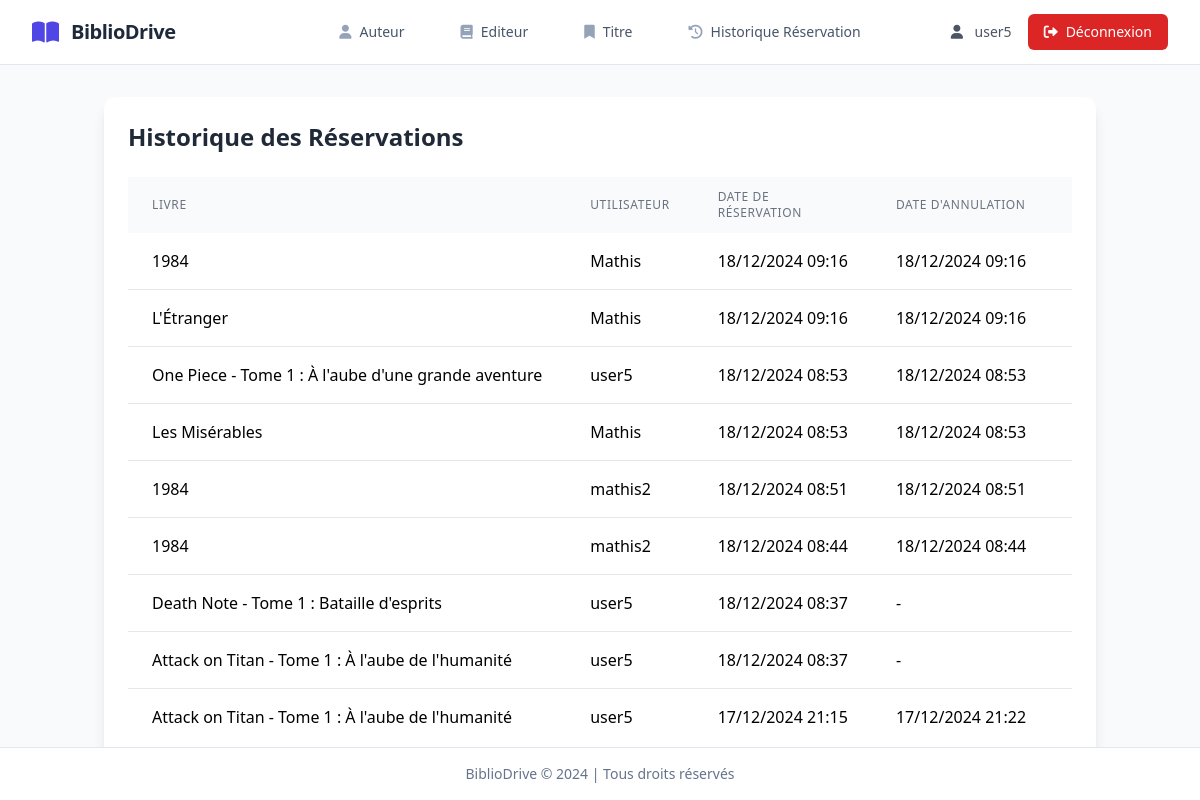
The app's page /book/historique/ (signed in), older data.
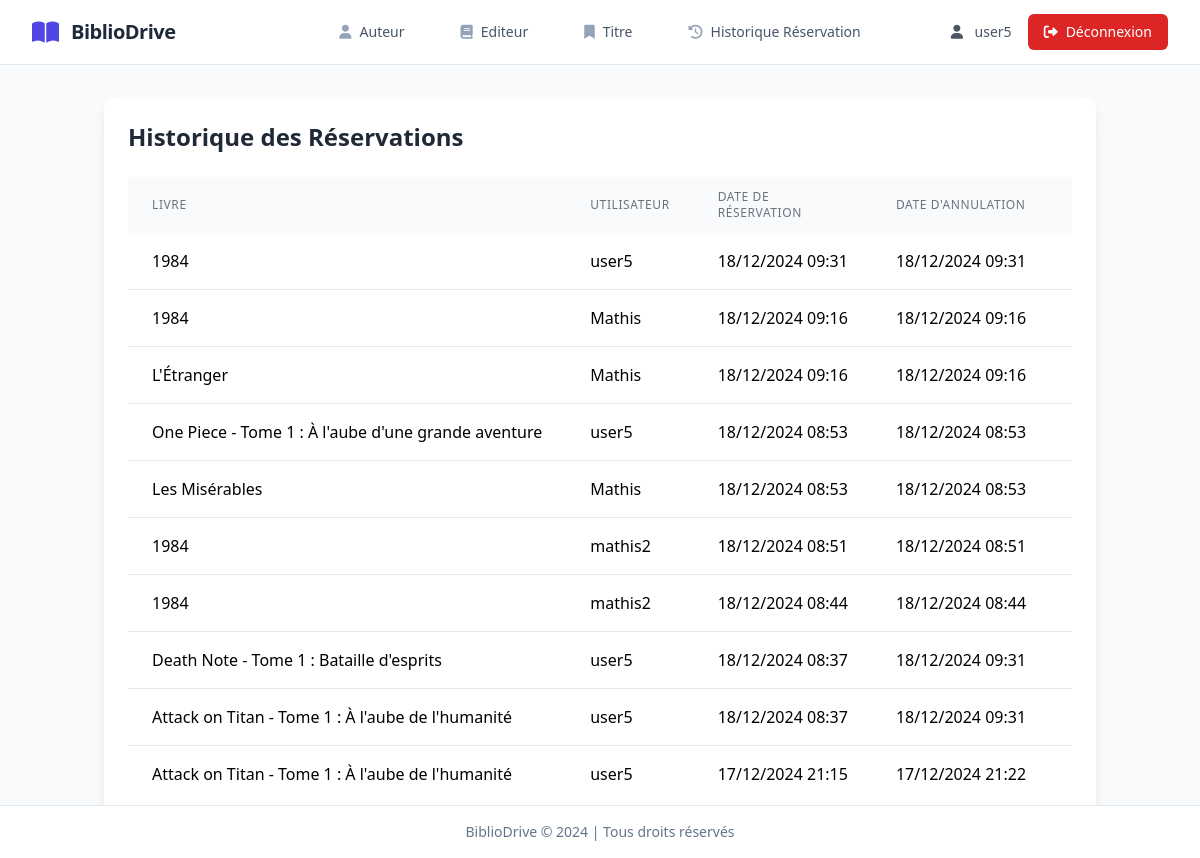
The same page, newer data.
### backoffice/models.py (models this page shows, shortened)
class ReservationHistory(models.Model):
    book = models.ForeignKey(Title, on_delete=models.CASCADE)
    user = models.ForeignKey(User, on_delete=models.CASCADE)
    reserved_at = models.DateTimeField(auto_now_add=True)
    cancelled_at = models.DateTimeField(null=True, blank=True)
    status = models.CharField(max_length=20, choices=[
        ('ACTIVE', 'Active'),
        ('CANCELLED', 'Annulée'),
        ('ADMIN_CANCELLED', 'Annulée par admin')  # Nouveau statut
    ])
    class Meta:
        ordering = ['-reserved_at']

class Title(models.Model):
    title = models.CharField(max_length=255)
    year_published = models.SmallIntegerField()
    isbn = models.CharField(max_length=20, primary_key=True)
    pubid = models.ForeignKey(Publisher, on_delete=models.CASCADE)
    reserve_by = models.ForeignKey(User, on_delete=models.CASCADE, null=True, blank=True)
    description = models.CharField(max_length=50)
    notes = models.CharField(max_length=50)
    subject = models.CharField(max_length=50)
    comments = models.TextField()
    image = models.ImageField(upload_to='images/', null=True, blank=True)
    GENRE_CHOICES = [
        ('ROMAN', 'Roman'),
        ('SCIENCE', 'Science'),
        ('HISTOIRE', 'Histoire'),
        ('POLICIER', 'Policier'),
        ('FANTASY', 'Fantasy'),
        ('BIOGRAPHIE', 'Biographie'),
        ('AUTRE', 'Autre'),
    ]
    genre = models.CharField(max_length=20, choices=GENRE_CHOICES, default='AUTRE')

### backoffice/views.py (the view)
# urls.py: path('book/historique/', views.book_historique, name="book-historique"),
@login_required
def book_historique(request):
    reservations = ReservationHistory.objects.all()
    context = {
        'reservations': reservations,
        'active_nav': 'historique'
    }
    if request.user.is_superuser:
        context.update({
            'available_books': Title.objects.all(),
            'users': User.objects.all()
        })
    return render(request, 'book/book_historique.html', context)

### backoffice/templates/book/book_historique.html (shortened to what this page needs)
{% extends 'base.html' %}
{% block content %}
<div class="container mx-auto px-4 py-8">
  <div class="bg-white rounded-xl shadow-lg p-6">
    <h1 class="text-2xl font-bold mb-6 text-gray-800">Historique des Réservations</h1>
    <div class="overflow-x-auto">
      <table class="min-w-full table-auto">
        <thead class="bg-gray-50">
          <tr>
            <th class="px-6 py-3 text-left text-xs font-medium text-gray-500 uppercase tracking-wider">Livre</th>
            <th class="px-6 py-3 text-left text-xs font-medium text-gray-500 uppercase tracking-wider">Utilisateur</th>
            <th class="px-6 py-3 text-left text-xs font-medium text-gray-500 uppercase tracking-wider">Date de
              réservation</th>
            <th class="px-6 py-3 text-left text-xs font-medium text-gray-500 uppercase tracking-wider">Date d'annulation
            </th>
            <th class="px-6 py-3 text-left text-xs font-medium text-gray-500 uppercase tracking-wider">Statut</th>
          </tr>
        </thead>
        <tbody class="bg-white divide-y divide-gray-200">
          {% for reservation in reservations %}
          <tr class="hover:bg-gray-50">
            <td class="px-6 py-4 whitespace-nowrap">{{ reservation.book.title }}</td>
            <td class="px-6 py-4 whitespace-nowrap">{{ reservation.user.username }}</td>
            <td class="px-6 py-4 whitespace-nowrap">{{ reservation.reserved_at|date:"d/m/Y H:i" }}</td>
            <td class="px-6 py-4 whitespace-nowrap">
              {% if reservation.cancelled_at %}
              {{ reservation.cancelled_at|date:"d/m/Y H:i" }}
              {% else %}
              -
              {% endif %}
            </td>
            <td class="px-6 py-4 whitespace-nowrap">
            </td>
          </tr>
          {% endfor %}
        </tbody>
      </table>
    </div>
  </div>
</div>
{% endblock %}

Row changes from the older to the newer data that the page shows:
added ReservationHistory: book "1984", user.username "user5", reserved_at "18/12/2024 09:31", cancelled_at "18/12/2024 09:31"
changed ReservationHistory "Death Note - Tome 1 : Bataille d'esprits": cancelled_at (not shown) → "18/12/2024 09:31"; no longer shows "-"
changed ReservationHistory (number 9 of 10 on the later page): cancelled_at (not shown) → "18/12/2024 09:31"; no longer shows "-"
